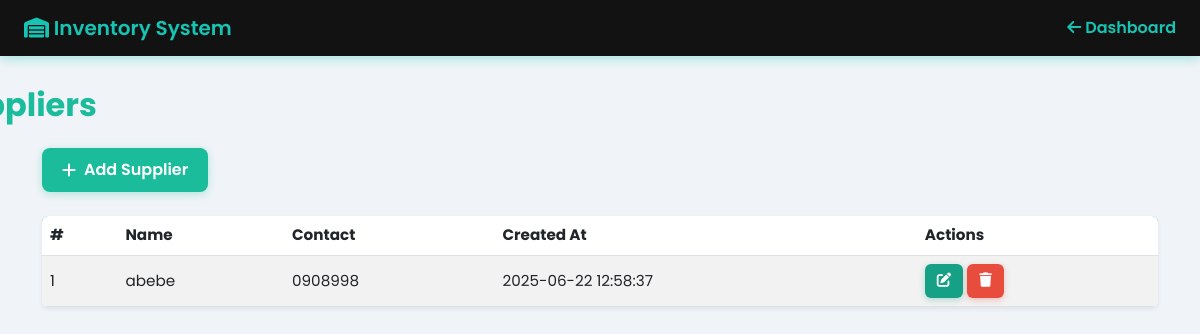
Page /suppliers/list.php (signed in) on the committed database.
### tables this page shows
CREATE TABLE `suppliers` (
  `id` int(11) NOT NULL,
  `name` varchar(150) NOT NULL,
  `contact` varchar(100) DEFAULT NULL,
  `created_at` timestamp NOT NULL DEFAULT current_timestamp()
);

### suppliers/list.php (the view, shortened to what this page needs)
<?php
require_once "../config/db.php";
$sql = "SELECT * FROM suppliers ORDER BY created_at DESC";
$result = $conn->query($sql);
?>
<!DOCTYPE html>
<html lang="en">
<head>
  <link href="https://cdn.jsdelivr.net/npm/bootstrap@5.3.0/dist/css/bootstrap.min.css" rel="stylesheet" />
  <link href="https://cdnjs.cloudflare.com/ajax/libs/font-awesome/6.4.0/css/all.min.css" rel="stylesheet" />
</head>
<body>
<nav class="navbar navbar-expand-lg">
  <div class="container-fluid px-4">
    <a class="navbar-brand" href="../dashboard/index.php">
      <i class="fa-solid fa-warehouse"></i> Inventory System
    </a>
    <div class="d-flex">
      <a href="../dashboard/index.php" class="nav-link">
        <i class="fa-solid fa-arrow-left"></i> Dashboard
      </a>
    </div>
  </div>
</nav>
  <div class="container">
    <h2>Suppliers</h2>
    <a href="add.php" class="btn-add">
      <i class="fa-solid fa-plus"></i> Add Supplier
    </a>
    <table class="table table-striped table-hover shadow-sm rounded">
      <thead>
        <tr>
          <th>#</th>
          <th>Name</th>
          <th>Contact</th>
          <th>Created At</th>
          <th>Actions</th>
        </tr>
      </thead>
      <tbody>
        <?php if ($result && $result->num_rows > 0): ?>
          <?php $i = 1; while ($row = $result->fetch_assoc()): ?>
            <tr>
              <td><?= $i++; ?></td>
              <td><?= htmlspecialchars($row['name']); ?></td>
              <td><?= htmlspecialchars($row['contact']); ?></td>
              <td><?= htmlspecialchars($row['created_at']); ?></td>
              <td>
                <a href="edit.php?id=<?= $row['id']; ?>" class="btn btn-sm btn-primary" title="Edit Supplier">
                  <i class="fa-solid fa-pen-to-square"></i>
                </a>
                <a href="delete.php?id=<?= $row['id']; ?>" class="btn btn-sm btn-danger" title="Delete Supplier" onclick="return confirm('Are you sure you want to delete this supplier?');">
                  <i class="fa-solid fa-trash"></i>
                </a>
              </td>
            </tr>
          <?php endwhile; ?>
        <?php else: ?>
          <tr><td colspan="5" class="text-center text-muted">No suppliers found.</td></tr>
        <?php endif; ?>
      </tbody>
    </table>
  </div>
</body>
</html>

### suppliers/list.php (style rules this page uses)
body { font-family: 'Poppins', sans-serif; background: #f0f4f8; min-height: 100vh; }
nav.navbar { background-color: #121212; box-shadow: 0 4px 10px rgba(23, 195, 178, 0.3); }
.navbar-brand, .nav-link { color: #17c3b2 !important; font-weight: 600; }
h2 { color: #1abc9c; font-weight: 700; margin-bottom: 1.5rem; margin-top:30px; margin-left:-100px; }
.btn-add { background-color: #1abc9c; color: #fff; font-weight: 600; border-radius: 8px; padding: 10px 20px; box-shadow: 0 2px 8px rgb(26 188 156 / 0.3); transition: background-color 0.3s ease; margin-bottom: 1.5rem; display: inline-flex; align-items: center; gap: 8px; text-decoration: none; }
table { background: #fff; border-radius: 12px; overflow: hidden; box-shadow: 0 2px 10px rgb(0 0 0 / 0.05); }
thead { background-color: #1abc9c; color: #fff; font-weight: 600; }
th, td { vertical-align: middle !important; font-size: 0.95rem; }
.btn-primary, .btn-danger { border-radius: 6px; padding: 6px 12px; font-size: 0.9rem; transition: background-color 0.3s ease; }
.btn-primary { background-color: #16a085; border: none; color: #fff; box-shadow: 0 2px 6px rgb(22 160 133 / 0.3); }
.btn-danger { background-color: #e74c3c; border: none; color: #fff; box-shadow: 0 2px 6px rgb(231 76 60 / 0.3); }

### rows in the picture
suppliers: name "abebe", contact "0908998", created_at "2025-06-22 12:58:37"
